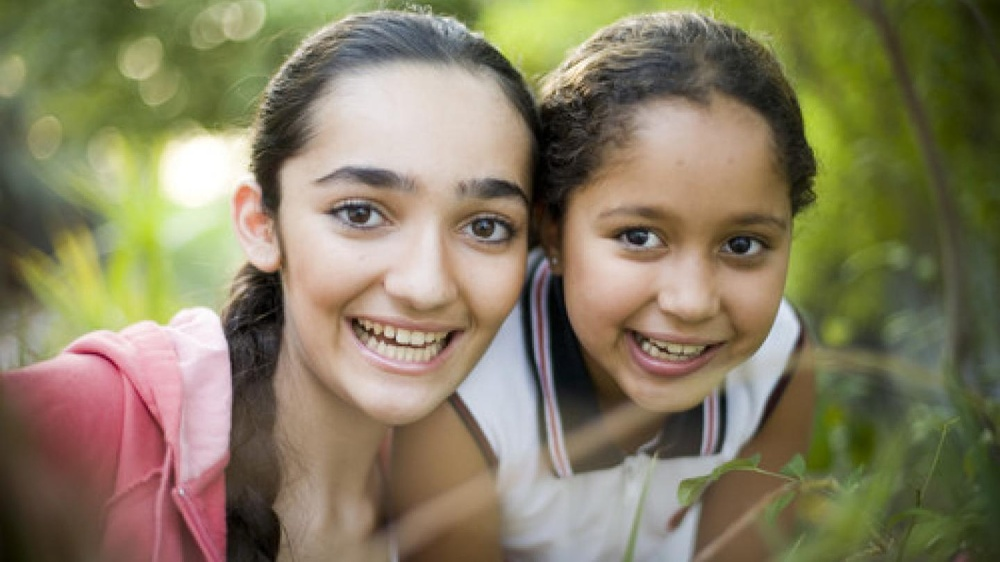
#> input picture Deep Learning/CNN Model/pic1.jpg, 1000 x 562 px, shrunk from 1440 x 810 before the run, given in place of the camera
$ python Green_color_mask.py
#> lines starting #> are read from the running program, lines starting #| are printed output that depends on the picture; after the words box and inside, x2 and y2 are one past the last pixel; in counts of white or black regions, pixels touching at a corner belong together
# Only Red color detection
import cv2
import numpy as np
cap = cv2.VideoCapture(0)
while True:
    _, frame = cap.read()
#> frame is the input picture: shape (562, 1000, 3); mean B, G, R 97, 125.1, 134.3
    hsv_frame = cv2.cvtColor(frame, cv2.COLOR_BGR2HSV)
#> hsv_frame: shape (562, 1000, 3); mean H, S, V 40.6, 88.2, 139.2
    # Green color
    low_green = np.array([35, 50, 50]) # lowest hue would be - 35,50,50( how do i found this i tested before and found this)
    high_green = np.array([85, 255, 255])
    #mask = cv2.inRange(hsv_frame, low_red, high_red)

    green_mask = cv2.inRange(hsv_frame, low_green, high_green) #we create maskk on hsv frame and then low red or high red
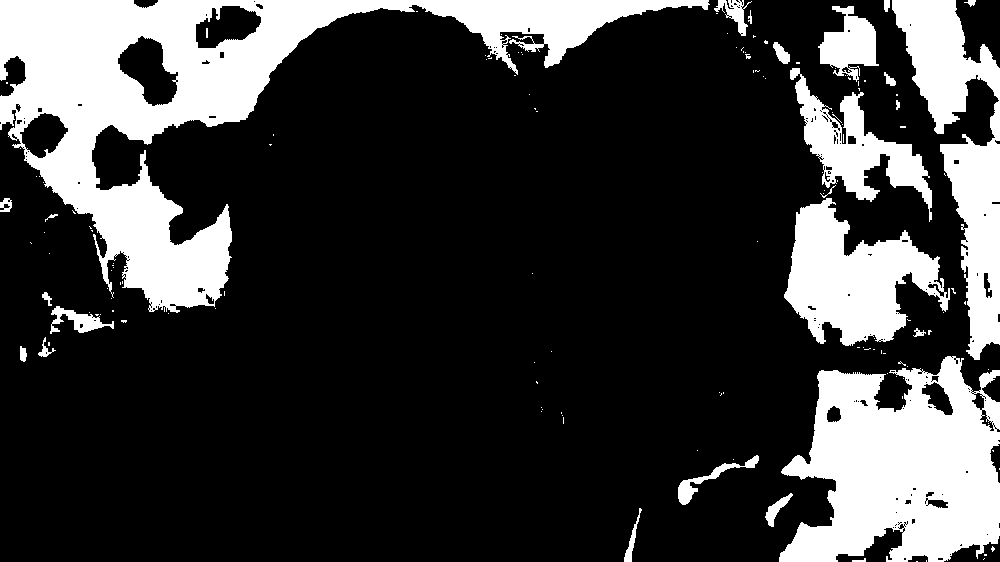
#> green_mask: shape (562, 1000); 23% white; 142 white regions (116 under 20 px), largest, box (x1, y1, x2, y2) and area: (0, 0, 710, 313) 55863, (779, 356, 1000, 562) 31220, (892, 0, 1000, 360) 15715
    green = cv2.bitwise_and(frame, frame, mask=green_mask)
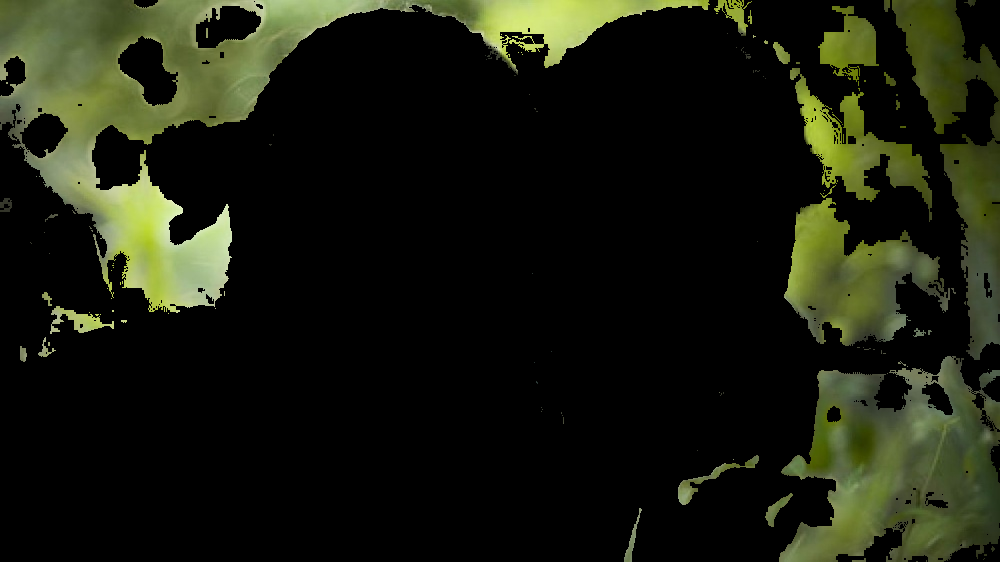
#> green: shape (562, 1000, 3); mean B, G, R 14.9, 28.3, 25.2
    cv2.imshow("Frame", frame)
    #cv2.imshow('Red mask', mask)
    cv2.imshow('Green', green)

    key = cv2.waitKey(1)
#> (key Esc is pressed here)
    if key ==27:
        break

$ run again, on Deep Learning/CNN Model/pic4.jpeg
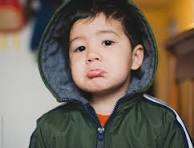
#> input picture Deep Learning/CNN Model/pic4.jpeg, 194 x 148 px, given in place of the camera
#> frame is the input picture: shape (148, 194, 3); mean B, G, R 90.6, 103.8, 115.7
#> hsv_frame: shape (148, 194, 3); mean H, S, V 45.9, 75, 121.8
#> `green_mask = cv2.inRange(hsv_frame, low_green, high_green)`:
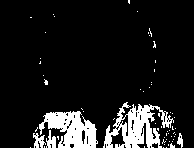
#> green_mask: shape (148, 194); 11.2% white; 62 white regions (57 under 20 px), largest, box (x1, y1, x2, y2) and area: (103, 102, 174, 148) 1513, (39, 111, 98, 148) 1282, (33, 133, 46, 148) 110, (46, 130, 56, 148) 106, (177, 133, 183, 148) 52
#> `green = cv2.bitwise_and(frame, frame, mask=green_mask)`:
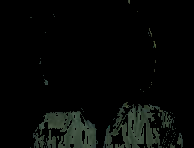
#> green: shape (148, 194, 3); mean B, G, R 6.3, 7.8, 6.2
